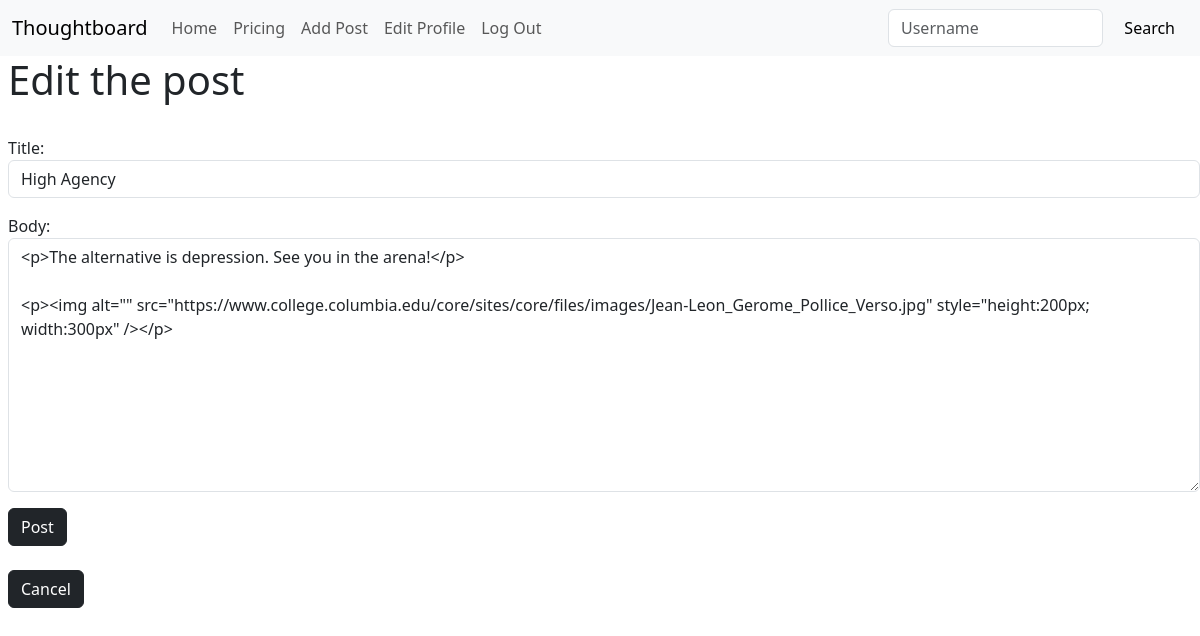
The page /article/edit/21 (signed in) on the database as committed earlier.
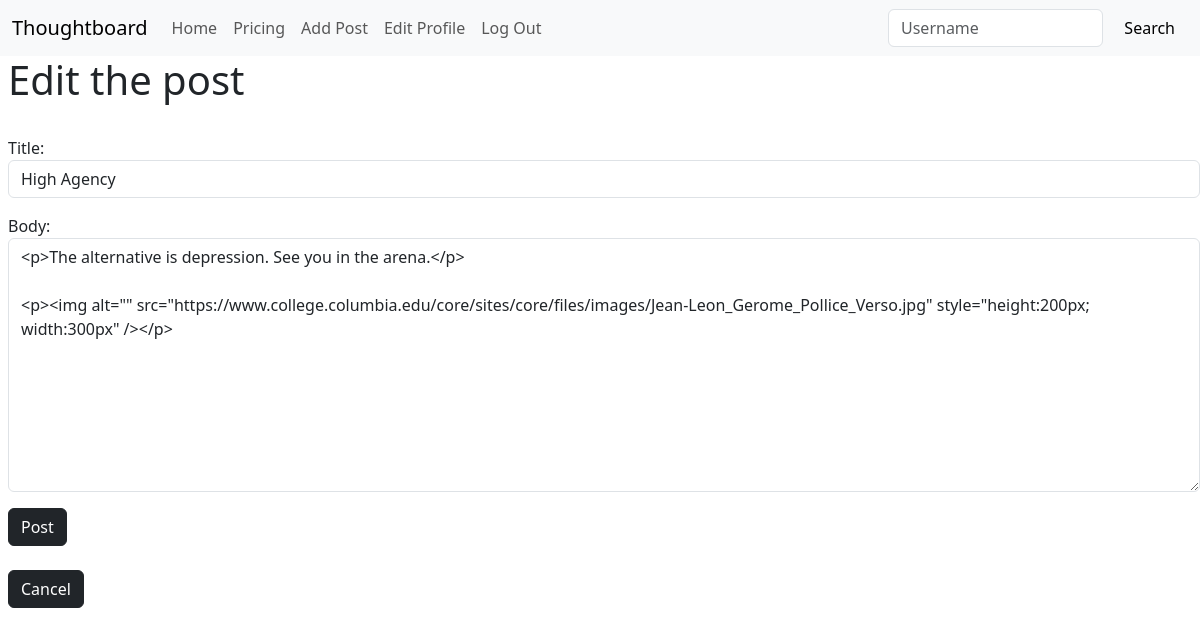
The same page on the database as committed later.
### theblog/models.py (models this page shows, shortened)
class Post(models.Model):
    title = models.CharField(max_length=255)
    author = models.ForeignKey(User, on_delete=models.CASCADE)
    body = RichTextField(blank=True, null=True)
    published_date = models.DateField(default=timezone.now)

### theblog/views.py (the view, shortened to what this page needs)
# urls.py: path("article/edit/<int:pk>", UpdatePostView.as_view(), name="update_post"),
class UpdatePostView(UpdateView):
    model = Post
    template_name = "update_post.html"
    form_class = EditForm

### theblog/forms.py
class EditForm(forms.ModelForm):
    class Meta:
        model = Post
        fields = ("title", "body")
        widgets = {
            "title": forms.TextInput(attrs={"class": "form-control"}),
            "body": forms.Textarea(attrs={"class": "form-control"}),
        }

### theblog/templates/update_post.html (shortened to what this page needs)
{% extends 'base.html' %}
{% block content %}
{% if user.is_authenticated and user.username == post.author.username%}
<h1>Edit the post</h1>
<br>
<form method="POST">
    {{ form.as_p }}
    <button class="btn btn-dark">Post</button>
</form>
<br>
<a href="{%url 'article-details' post.pk%}"> <button class="btn btn-dark">Cancel</button></a>
{%endif%}
{% endblock %}

Rows that differ between the two databases and show on the page:
changed Post "High Agency": body "…See you in the arena!</p> <p><img alt=\"\" src=\"https://www.college.columbia.edu/core/sites/core/files/images/Jean-Leon_Gerome_Pollice_Verso.jpg\" style=\"height:200px;…" → "…See you in the arena.</p> <p><img alt=\"\" src=\"https://www.college.columbia.edu/core/sites/core/files/images/Jean-Leon_Gerome_Pollice_Verso.jpg\" style=\"height:200px;…"
